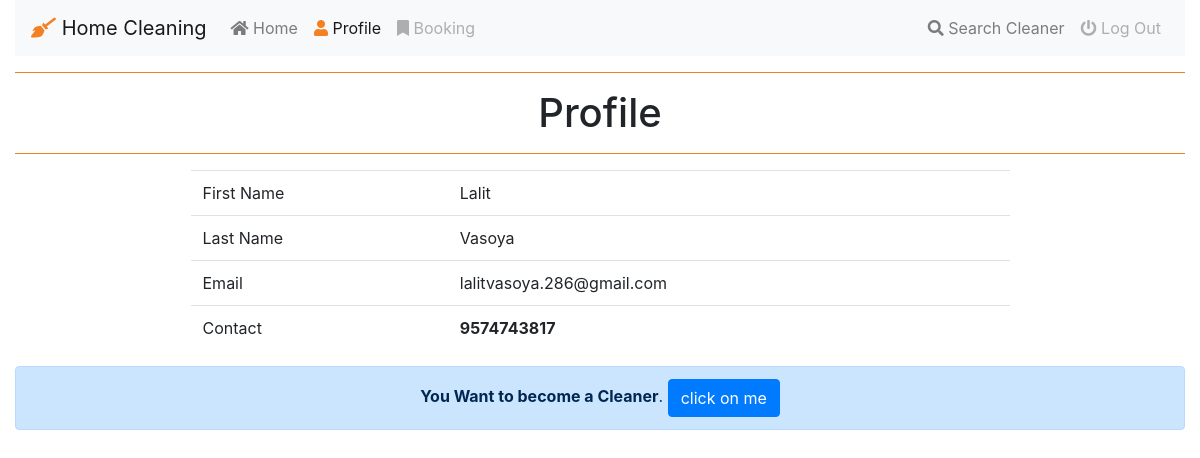
Before: /profile/2 (signed in) with the older database file.
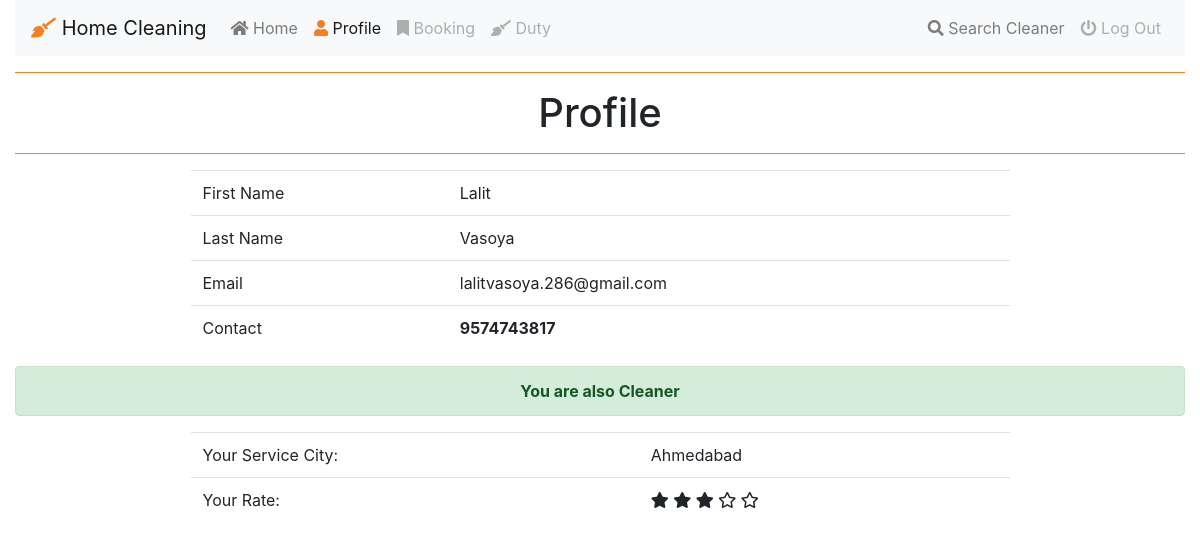
After: the same page with the newer database file.
### registration/models.py (models this page shows, shortened)
class CleanerModel(models.Model):
    user = models.OneToOneField(User,on_delete=models.CASCADE)
    quality_score = models.FloatField(default=0)
    city=models.ForeignKey(CityModel,null=True,on_delete=models.SET_NULL)

class CityModel(models.Model):
    name=models.CharField(max_length=25)
    def __str__(self):
        return self.name

### registration/views.py (the view)
# urls.py: path('profile/<int:pk>',ProfileDetailView.as_view(),name='profile'),
@method_decorator(login_required, name='dispatch')
class ProfileDetailView(DetailView):
    model=User
    template_name="registration/profile.html"
    extra_context={'form':CleanerForm()}
    def get_context_data(self, **kwargs):
        data=super().get_context_data(**kwargs)
        data['form']=CleanerForm()
        if CleanerModel.objects.filter(user=self.request.user).exists():
            data['cleaner']=CleanerModel.objects.get(user=self.request.user)
            data['range']=range(5)
        return data

### registration/models.py (called while the page is built)
    def get_absolute_url(self):
        return reverse("registration:profile", kwargs={"pk": self.pk})

### templates/registration/profile.html (shortened to what this page needs)
{% extends 'registration/base.html' %}
{% block body %}
<div class="col-md-12">
    <center>
        <hr>
        <h1>Profile</h1>
        <hr>
        <table class="table table-hover" style="width:70%;">
            <tr>
                <td>First Name</td>
                <td>{{ object.first_name|title }}</td>
            </tr>
            <tr>
                <td>Last Name</td>
                <td>{{ object.last_name|title }}</td>
            </tr>
            <tr>
                <td>Email</td>
                <td>{{ object.email }}</td>
            </tr>
            <tr>
                <td>Contact</td>
                <td style="font-weight:bold;">{{ object.contact}}</td>
            </tr>
        </table>
        {% if not user.is_cleaner %}
        <div class="alert alert-primary">
            <a href="#" class="alert-link">You Want to become a Cleaner</a>.
            <button type="button" class="btn btn-primary" data-toggle="modal" data-target="#myModal">
                click on me
            </button>
        </div>
        {% else %}
        <div class="alert alert-success">
            <strong>You are also Cleaner</strong>
        </div>
        {% endif %}
        {% if cleaner %}
        <table class="table table-hover" style="width:70%;">
            <tr>
                <td>Your Service City:</td>
                <td>{{ cleaner.city|title }}</td>
            </tr>
            <tr>
                <td>Your Rate:</td>
                <td>
                    {% for j in range %}
                        {% if cleaner.quality_score > j %}
                            <i class="fas fa-star"></i>
                        {% else %}
                            <i class="far fa-star"></i>
                        {% endif %}
                    {% endfor %}
                </td>
            </tr>
        </table>
        {% endif %}
    </center>
</div>
{% endblock body %}

Changed rows visible on the page:
changed User "Lalit": is_cleaner False → True (drawn)
added CleanerModel: city "Ahmedabad", quality_score 3 (drawn)
Other visible differences:
text no longer shown: "You Want to become a Cleaner . click on me"
text now shown: "Duty You are also Cleaner Your Service City: Your Rate:"
